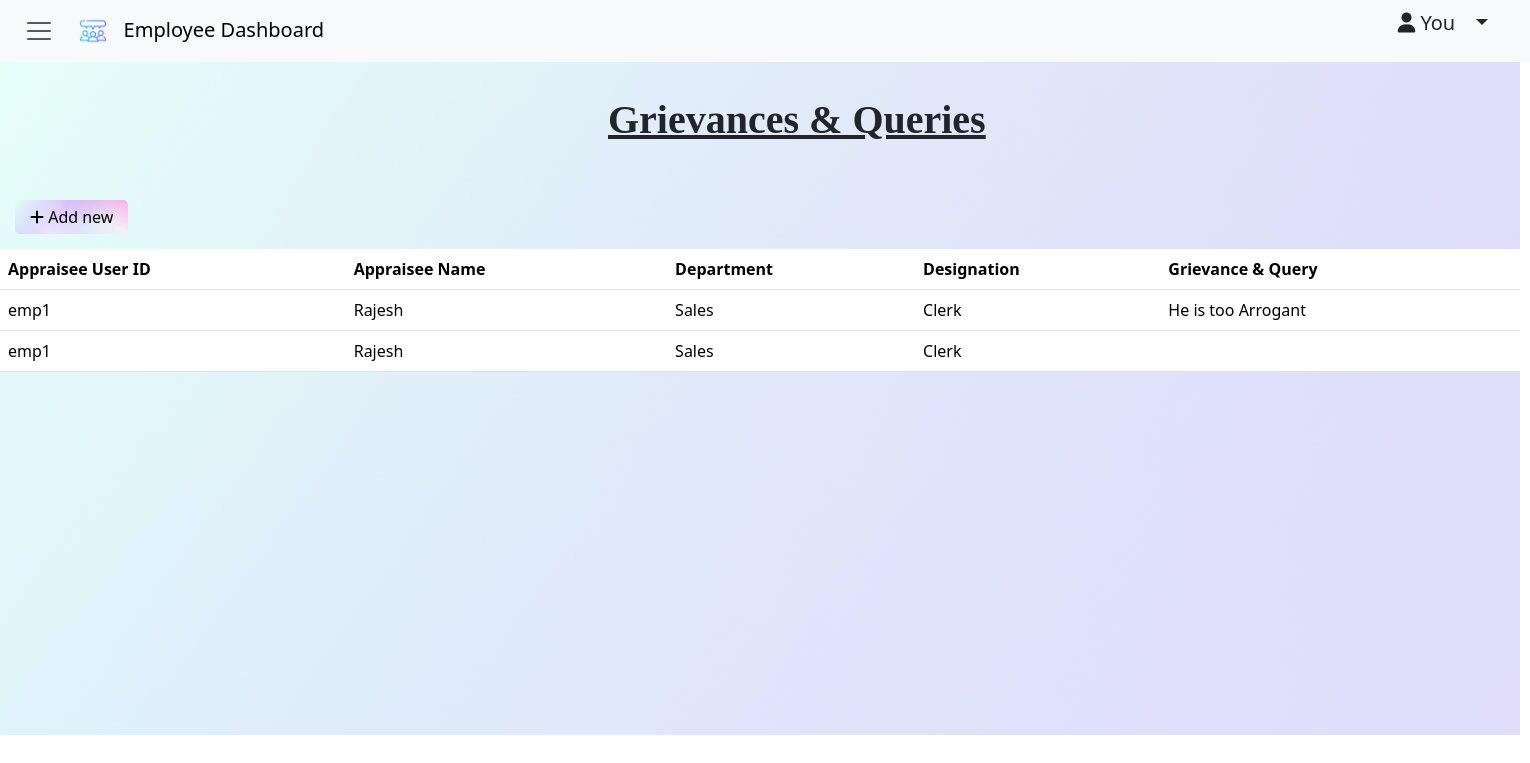
The app's page /employee/employee_viewgrievance/ (signed in) with its own data.
### employeeapp/models.py (models this page shows)
class Grievance(models.Model):
    appraiseruserid=models.CharField(max_length=100, default=0)
    appraiseeuserid=models.CharField(max_length=100, default=0)
    name=models.CharField(max_length=256, null=False, blank=False)
    department=models.CharField(max_length=128,default='admin')
    designation=models.CharField(max_length=128,default='clerk')
    grievance=models.TextField()

### employeeapp/views.py (the view)
# urls.py: path('employee_viewgrievance/', views.employee_viewgrievance, name='employee_viewgrievance'),
def employee_viewgrievance(request):
    userid=request.session.get('userid')
    obj=Grievance.objects.filter(appraiseruserid=userid)
    return render(request, "employee_viewgrievance.html",{'appdetails':obj})

### employeeapp/templates/employee_viewgrievance.html (shortened to what this page needs)
<!DOCTYPE html>
<html lang="en">
{% load static %}
<head>
    <link href="bootstrap.css" rel="stylesheet">
    <link href="https://cdn.jsdelivr.net/npm/bootstrap@5.3.3/dist/css/bootstrap.min.css" rel="stylesheet"
>
    <link rel="stylesheet" href="https://cdnjs.cloudflare.com/ajax/libs/font-awesome/6.5.2/css/all.min.css" />
</head>
<body>
    <div id="outer">
        <div id="navbar">
            <nav class="navbar bg-body-tertiary fixed-top">
                <div class="container-fluid">
                    <button class="navbar-toggler" id="navtoggler" type="button" data-bs-toggle="offcanvas"
                        data-bs-target="#offcanvasNavbar" aria-controls="offcanvasNavbar"
                        aria-label="Toggle navigation">
                        <span class="navbar-toggler-icon">
                            <a class="navbar-brand" id="nav-title" href="#">
                                <img src="{% static 'logo.png' %}" alt="Logo" width="30" height="30"
                                    class="d-inline-block align-text-top">
                                &nbsp;
                                Employee Dashboard
                            </a>
                        </span>
                    </button>
                    <ul>
                        <li class="nav-item dropdown">
                            <a class="nav-link dropdown-toggle" href="#" role="button" data-bs-toggle="dropdown"
                                aria-expanded="false" style="font-size: 20px;"><i class="fa-solid fa-user"></i>
                                You &nbsp;
                            </a>
                        </li>
                    </ul>
                </div>
            </nav>
        </div>
        <div id="body">
            <h1><b><u>Grievances & Queries</u></b></h1>
            <br /><br />
            <a href="{% url 'employeeapp:employee_griform' %}" id="button"><i class="fa-solid fa-plus"></i> Add new</a>
            <table class="table">
                <thead>
                    <tr>
                        <th scope="col">Appraisee User ID</th>
                        <th scope="col">Appraisee Name</th>
                        <th scope="col">Department</th>
                        <th scope="col">Designation</th>
                        <th scope="col">Grievance & Query</th>
                    </tr>
                </thead>
                <tbody>
                    {% for a in appdetails %}
                    <tr>
                        <td>{{a.appraiseeuserid}}</td>
                        <td>{{a.name}}</td>
                        <td>{{a.department}}</td>
                        <td>{{a.designation}}</td>
                        <td>{{a.grievance}}</td>
                    </tr>
                    {% endfor %}
                </tbody>
            </table>
        </div>
    </div>
</body>
</html>

### records on screen
Grievance: appraiseeuserid "emp1", name "Rajesh", department "Sales", designation "Clerk", grievance "He is too Arrogant"
Grievance: appraiseeuserid "emp1", name "Rajesh", department "Sales", designation "Clerk"
